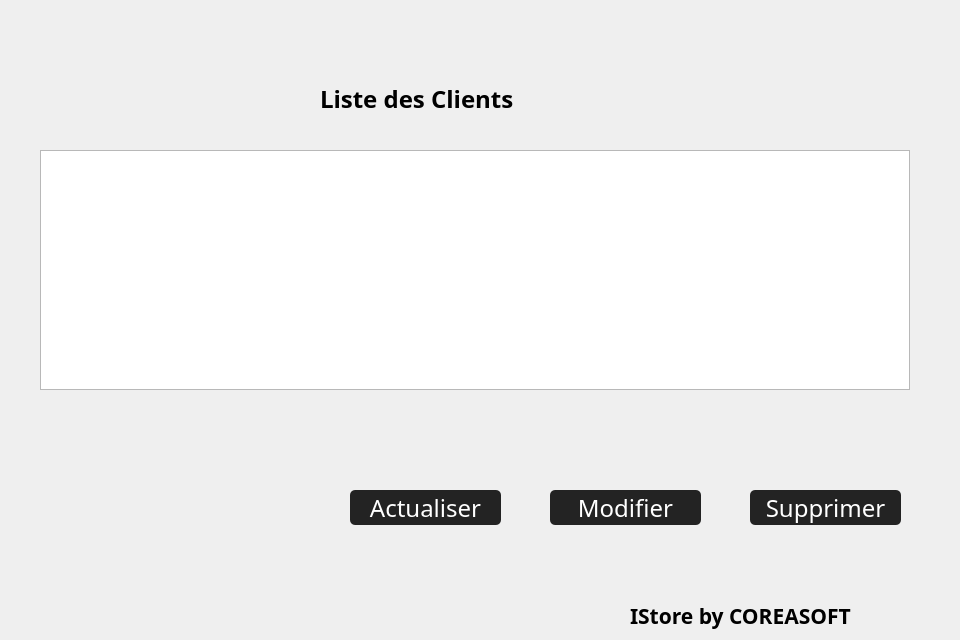
       <widget class="QWidget" name="page_clients">
        <widget class="QPushButton" name="bouton_actualiser_clients">
         <property name="geometry">
          <rect>
           <x>350</x>
           <y>490</y>
           <width>151</width>
           <height>35</height>
          </rect>
         </property>
         <property name="palette">
          <palette>
           <active>
            <colorrole role="WindowText">
             <brush brushstyle="SolidPattern">
              <color alpha="255">
               <red>255</red>
               <green>255</green>
               <blue>255</blue>
              </color>
             </brush>
            </colorrole>
            <colorrole role="Button">
             <brush brushstyle="SolidPattern">
              <color alpha="255">
               <red>35</red>
               <green>35</green>
               <blue>35</blue>
              </color>
             </brush>
            </colorrole>
            <colorrole role="Text">
             <brush brushstyle="SolidPattern">
              <color alpha="255">
               <red>255</red>
               <green>255</green>
               <blue>255</blue>
              </color>
             </brush>
            </colorrole>
            <colorrole role="ButtonText">
             <brush brushstyle="SolidPattern">
              <color alpha="255">
               <red>255</red>
               <green>255</green>
               <blue>255</blue>
              </color>
             </brush>
            </colorrole>
            <colorrole role="Base">
             <brush brushstyle="SolidPattern">
              <color alpha="255">
               <red>35</red>
               <green>35</green>
               <blue>35</blue>
              </color>
             </brush>
            </colorrole>
            <colorrole role="Window">
             <brush brushstyle="SolidPattern">
              <color alpha="255">
               <red>35</red>
               <green>35</green>
               <blue>35</blue>
              </color>
             </brush>
            </colorrole>
            <colorrole role="PlaceholderText">
             <brush brushstyle="NoBrush">
              <color alpha="128">
               <red>255</red>
               <green>255</green>
               <blue>255</blue>
              </color>
             </brush>
            </colorrole>
           </active>
           <inactive>
            <colorrole role="WindowText">
             <brush brushstyle="SolidPattern">
              <color alpha="255">
               <red>255</red>
               <green>255</green>
               <blue>255</blue>
              </color>
             </brush>
            </colorrole>
            <colorrole role="Button">
             <brush brushstyle="SolidPattern">
              <color alpha="255">
               <red>35</red>
               <green>35</green>
               <blue>35</blue>
              </color>
             </brush>
            </colorrole>
            <colorrole role="Text">
             <brush brushstyle="SolidPattern">
              <color alpha="255">
               <red>255</red>
               <green>255</green>
               <blue>255</blue>
              </color>
             </brush>
            </colorrole>
            <colorrole role="ButtonText">
             <brush brushstyle="SolidPattern">
              <color alpha="255">
               <red>255</red>
               <green>255</green>
               <blue>255</blue>
              </color>
             </brush>
            </colorrole>
            <colorrole role="Base">
             <brush brushstyle="SolidPattern">
              <color alpha="255">
               <red>35</red>
               <green>35</green>
               <blue>35</blue>
              </color>
             </brush>
            </colorrole>
            <colorrole role="Window">
             <brush brushstyle="SolidPattern">
              <color alpha="255">
               <red>35</red>
               <green>35</green>
               <blue>35</blue>
              </color>
             </brush>
            </colorrole>
            <colorrole role="PlaceholderText">
             <brush brushstyle="NoBrush">
              <color alpha="128">
               <red>255</red>
               <green>255</green>
               <blue>255</blue>
              </color>
             </brush>
            </colorrole>
           </inactive>
           <disabled>
            <colorrole role="WindowText">
             <brush brushstyle="SolidPattern">
              <color alpha="255">
               <red>255</red>
               <green>255</green>
               <blue>255</blue>
              </color>
             </brush>
            </colorrole>
            <colorrole role="Button">
             <brush brushstyle="SolidPattern">
              <color alpha="255">
               <red>35</red>
               <green>35</green>
               <blue>35</blue>
              </color>
             </brush>
            </colorrole>
            <colorrole role="Text">
             <brush brushstyle="SolidPattern">
              <color alpha="255">
               <red>255</red>
               <green>255</green>
               <blue>255</blue>
              </color>
             </brush>
            </colorrole>
            <colorrole role="ButtonText">
             <brush brushstyle="SolidPattern">
              <color alpha="255">
               <red>255</red>
               <green>255</green>
               <blue>255</blue>
              </color>
             </brush>
            </colorrole>
            <colorrole role="Base">
             <brush brushstyle="SolidPattern">
              <color alpha="255">
               <red>35</red>
               <green>35</green>
               <blue>35</blue>
              </color>
             </brush>
            </colorrole>
            <colorrole role="Window">
             <brush brushstyle="SolidPattern">
              <color alpha="255">
               <red>35</red>
               <green>35</green>
               <blue>35</blue>
              </color>
             </brush>
            </colorrole>
            <colorrole role="PlaceholderText">
             <brush brushstyle="NoBrush">
              <color alpha="128">
               <red>255</red>
               <green>255</green>
               <blue>255</blue>
              </color>
             </brush>
            </colorrole>
           </disabled>
          </palette>
         </property>
         <property name="font">
          <font>
           <family>Century Gothic</family>
           <pointsize>18</pointsize>
          </font>
         </property>
         <property name="styleSheet">
          <string notr="true">QPushButton {
		color: rgb(255, 255, 255);
		background-color: rgb(35, 35, 35);
		border: 0px solid;
		border-radius:5px
}

QPushButton:hover {
		background-color: rgb(85, 170, 255);
}</string>
         </property>
         <property name="text">
          <string>Actualiser</string>
         </property>
        </widget>
        <widget class="QPushButton" name="bouton_modifier_clients">
         <property name="geometry">
          <rect>
           <x>550</x>
           <y>490</y>
           <width>151</width>
           <height>35</height>
          </rect>
         </property>
         <property name="palette">
          <palette>
           <active>
            <colorrole role="WindowText">
             <brush brushstyle="SolidPattern">
              <color alpha="255">
               <red>255</red>
               <green>255</green>
               <blue>255</blue>
              </color>
             </brush>
            </colorrole>
            <colorrole role="Button">
             <brush brushstyle="SolidPattern">
              <color alpha="255">
               <red>35</red>
               <green>35</green>
               <blue>35</blue>
              </color>
             </brush>
            </colorrole>
            <colorrole role="Text">
             <brush brushstyle="SolidPattern">
              <color alpha="255">
               <red>255</red>
               <green>255</green>
               <blue>255</blue>
              </color>
             </brush>
            </colorrole>
            <colorrole role="ButtonText">
             <brush brushstyle="SolidPattern">
              <color alpha="255">
               <red>255</red>
               <green>255</green>
               <blue>255</blue>
              </color>
             </brush>
            </colorrole>
            <colorrole role="Base">
             <brush brushstyle="SolidPattern">
              <color alpha="255">
               <red>35</red>
               <green>35</green>
               <blue>35</blue>
              </color>
             </brush>
            </colorrole>
            <colorrole role="Window">
             <brush brushstyle="SolidPattern">
              <color alpha="255">
               <red>35</red>
               <green>35</green>
               <blue>35</blue>
              </color>
             </brush>
            </colorrole>
            <colorrole role="PlaceholderText">
             <brush brushstyle="NoBrush">
              <color alpha="128">
               <red>255</red>
               <green>255</green>
               <blue>255</blue>
              </color>
             </brush>
            </colorrole>
           </active>
           <inactive>
            <colorrole role="WindowText">
             <brush brushstyle="SolidPattern">
              <color alpha="255">
               <red>255</red>
               <green>255</green>
               <blue>255</blue>
              </color>
             </brush>
            </colorrole>
            <colorrole role="Button">
             <brush brushstyle="SolidPattern">
              <color alpha="255">
               <red>35</red>
               <green>35</green>
               <blue>35</blue>
              </color>
             </brush>
            </colorrole>
            <colorrole role="Text">
             <brush brushstyle="SolidPattern">
              <color alpha="255">
               <red>255</red>
               <green>255</green>
               <blue>255</blue>
              </color>
             </brush>
            </colorrole>
            <colorrole role="ButtonText">
             <brush brushstyle="SolidPattern">
              <color alpha="255">
               <red>255</red>
               <green>255</green>
               <blue>255</blue>
              </color>
             </brush>
            </colorrole>
            <colorrole role="Base">
             <brush brushstyle="SolidPattern">
              <color alpha="255">
               <red>35</red>
               <green>35</green>
               <blue>35</blue>
              </color>
             </brush>
            </colorrole>
            <colorrole role="Window">
             <brush brushstyle="SolidPattern">
              <color alpha="255">
               <red>35</red>
               <green>35</green>
               <blue>35</blue>
              </color>
             </brush>
            </colorrole>
            <colorrole role="PlaceholderText">
             <brush brushstyle="NoBrush">
              <color alpha="128">
               <red>255</red>
               <green>255</green>
               <blue>255</blue>
              </color>
             </brush>
            </colorrole>
           </inactive>
           <disabled>
            <colorrole role="WindowText">
             <brush brushstyle="SolidPattern">
              <color alpha="255">
               <red>255</red>
               <green>255</green>
               <blue>255</blue>
              </color>
             </brush>
            </colorrole>
            <colorrole role="Button">
             <brush brushstyle="SolidPattern">
              <color alpha="255">
               <red>35</red>
               <green>35</green>
               <blue>35</blue>
              </color>
             </brush>
            </colorrole>
            <colorrole role="Text">
             <brush brushstyle="SolidPattern">
              <color alpha="255">
               <red>255</red>
               <green>255</green>
               <blue>255</blue>
              </color>
             </brush>
            </colorrole>
            <colorrole role="ButtonText">
             <brush brushstyle="SolidPattern">
              <color alpha="255">
               <red>255</red>
               <green>255</green>
               <blue>255</blue>
              </color>
             </brush>
            </colorrole>
            <colorrole role="Base">
             <brush brushstyle="SolidPattern">
              <color alpha="255">
               <red>35</red>
               <green>35</green>
               <blue>35</blue>
              </color>
             </brush>
            </colorrole>
            <colorrole role="Window">
             <brush brushstyle="SolidPattern">
              <color alpha="255">
               <red>35</red>
               <green>35</green>
               <blue>35</blue>
              </color>
             </brush>
            </colorrole>
            <colorrole role="PlaceholderText">
             <brush brushstyle="NoBrush">
              <color alpha="128">
               <red>255</red>
               <green>255</green>
               <blue>255</blue>
              </color>
             </brush>
            </colorrole>
           </disabled>
          </palette>
         </property>
         <property name="font">
          <font>
           <family>Century Gothic</family>
           <pointsize>18</pointsize>
          </font>
         </property>
         <property name="styleSheet">
          <string notr="true">QPushButton {
		color: rgb(255, 255, 255);
		background-color: rgb(35, 35, 35);
		border: 0px solid;
		border-radius:5px
}

QPushButton:hover {
		background-color: rgb(85, 170, 255);
}</string>
         </property>
         <property name="text">
          <string>Modifier</string>
         </property>
        </widget>
        <widget class="QTableWidget" name="table_liste_clients">
         <property name="geometry">
          <rect>
           <x>40</x>
           <y>150</y>
           <width>870</width>
           <height>240</height>
          </rect>
         </property>
         <property name="font">
          <font>
           <family>Century Gothic</family>
           <pointsize>14</pointsize>
          </font>
         </property>
         <property name="editTriggers">
          <set>QAbstractItemView::NoEditTriggers</set>
         </property>
         <attribute name="horizontalHeaderVisible">
          <bool>false</bool>
         </attribute>
        </widget>
        <widget class="QPushButton" name="bouton_supprimer_clients">
         <property name="geometry">
          <rect>
           <x>750</x>
           <y>490</y>
           <width>151</width>
           <height>35</height>
          </rect>
         </property>
         <property name="palette">
          <palette>
           <active>
            <colorrole role="WindowText">
             <brush brushstyle="SolidPattern">
              <color alpha="255">
               <red>255</red>
               <green>255</green>
               <blue>255</blue>
              </color>
             </brush>
            </colorrole>
            <colorrole role="Button">
             <brush brushstyle="SolidPattern">
              <color alpha="255">
               <red>35</red>
               <green>35</green>
               <blue>35</blue>
              </color>
             </brush>
            </colorrole>
            <colorrole role="Text">
             <brush brushstyle="SolidPattern">
              <color alpha="255">
               <red>255</red>
               <green>255</green>
               <blue>255</blue>
              </color>
             </brush>
            </colorrole>
            <colorrole role="ButtonText">
             <brush brushstyle="SolidPattern">
              <color alpha="255">
               <red>255</red>
               <green>255</green>
               <blue>255</blue>
              </color>
             </brush>
            </colorrole>
            <colorrole role="Base">
             <brush brushstyle="SolidPattern">
              <color alpha="255">
               <red>35</red>
               <green>35</green>
               <blue>35</blue>
              </color>
             </brush>
            </colorrole>
            <colorrole role="Window">
             <brush brushstyle="SolidPattern">
              <color alpha="255">
               <red>35</red>
               <green>35</green>
               <blue>35</blue>
              </color>
             </brush>
            </colorrole>
            <colorrole role="PlaceholderText">
             <brush brushstyle="NoBrush">
              <color alpha="128">
               <red>255</red>
               <green>255</green>
               <blue>255</blue>
              </color>
             </brush>
            </colorrole>
           </active>
           <inactive>
            <colorrole role="WindowText">
             <brush brushstyle="SolidPattern">
              <color alpha="255">
               <red>255</red>
               <green>255</green>
               <blue>255</blue>
              </color>
             </brush>
            </colorrole>
            <colorrole role="Button">
             <brush brushstyle="SolidPattern">
              <color alpha="255">
               <red>35</red>
               <green>35</green>
               <blue>35</blue>
              </color>
             </brush>
            </colorrole>
            <colorrole role="Text">
             <brush brushstyle="SolidPattern">
              <color alpha="255">
               <red>255</red>
               <green>255</green>
               <blue>255</blue>
              </color>
             </brush>
            </colorrole>
            <colorrole role="ButtonText">
             <brush brushstyle="SolidPattern">
              <color alpha="255">
               <red>255</red>
               <green>255</green>
               <blue>255</blue>
              </color>
             </brush>
            </colorrole>
            <colorrole role="Base">
             <brush brushstyle="SolidPattern">
              <color alpha="255">
               <red>35</red>
               <green>35</green>
               <blue>35</blue>
              </color>
             </brush>
            </colorrole>
            <colorrole role="Window">
             <brush brushstyle="SolidPattern">
              <color alpha="255">
               <red>35</red>
               <green>35</green>
               <blue>35</blue>
              </color>
             </brush>
            </colorrole>
            <colorrole role="PlaceholderText">
             <brush brushstyle="NoBrush">
              <color alpha="128">
               <red>255</red>
               <green>255</green>
               <blue>255</blue>
              </color>
             </brush>
            </colorrole>
           </inactive>
           <disabled>
            <colorrole role="WindowText">
             <brush brushstyle="SolidPattern">
              <color alpha="255">
               <red>255</red>
               <green>255</green>
               <blue>255</blue>
              </color>
             </brush>
            </colorrole>
            <colorrole role="Button">
             <brush brushstyle="SolidPattern">
              <color alpha="255">
               <red>35</red>
               <green>35</green>
               <blue>35</blue>
              </color>
             </brush>
            </colorrole>
            <colorrole role="Text">
             <brush brushstyle="SolidPattern">
              <color alpha="255">
               <red>255</red>
               <green>255</green>
               <blue>255</blue>
              </color>
             </brush>
            </colorrole>
            <colorrole role="ButtonText">
             <brush brushstyle="SolidPattern">
              <color alpha="255">
               <red>255</red>
               <green>255</green>
               <blue>255</blue>
              </color>
             </brush>
            </colorrole>
            <colorrole role="Base">
             <brush brushstyle="SolidPattern">
              <color alpha="255">
               <red>35</red>
               <green>35</green>
               <blue>35</blue>
              </color>
             </brush>
            </colorrole>
            <colorrole role="Window">
             <brush brushstyle="SolidPattern">
              <color alpha="255">
               <red>35</red>
               <green>35</green>
               <blue>35</blue>
              </color>
             </brush>
            </colorrole>
            <colorrole role="PlaceholderText">
             <brush brushstyle="NoBrush">
              <color alpha="128">
               <red>255</red>
               <green>255</green>
               <blue>255</blue>
              </color>
             </brush>
            </colorrole>
           </disabled>
          </palette>
         </property>
         <property name="font">
          <font>
           <family>Century Gothic</family>
           <pointsize>18</pointsize>
          </font>
         </property>
         <property name="styleSheet">
          <string notr="true">QPushButton {
		color: rgb(255, 255, 255);
		background-color: rgb(35, 35, 35);
		border: 0px solid;
		border-radius:5px
}

QPushButton:hover {
		background-color: rgb(85, 170, 255);
}</string>
         </property>
         <property name="text">
          <string>Supprimer</string>
         </property>
        </widget>
        <widget class="QLabel" name="titre_clients">
         <property name="geometry">
          <rect>
           <x>320</x>
           <y>73</y>
           <width>281</width>
           <height>51</height>
          </rect>
         </property>
         <property name="font">
          <font>
           <family>Century Gothic</family>
           <pointsize>18</pointsize>
           <weight>75</weight>
           <bold>true</bold>
          </font>
         </property>
         <property name="layoutDirection">
          <enum>Qt::LeftToRight</enum>
         </property>
         <property name="text">
          <string>Liste des Clients</string>
         </property>
        </widget>
        <widget class="QLabel" name="label_copyright_4">
         <property name="geometry">
          <rect>
           <x>630</x>
           <y>600</y>
           <width>321</width>
           <height>31</height>
          </rect>
         </property>
         <property name="font">
          <font>
           <family>Century Gothic</family>
           <pointsize>16</pointsize>
           <weight>75</weight>
           <bold>true</bold>
          </font>
         </property>
         <property name="styleSheet">
          <string notr="true">color:rgb(0,0,0);</string>
         </property>
         <property name="text">
          <string>IStore by COREASOFT</string>
         </property>
        </widget>
       </widget>
